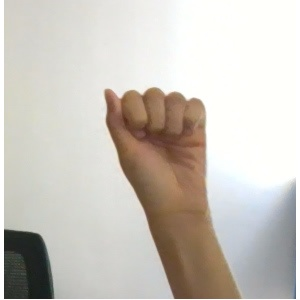
#> input picture data/0/157.jpg, 300 x 300 px; its folder holds only this picture in this run
$ python trial.py
#> lines starting #> are read from the running program, lines starting #| are printed output that depends on the picture
import os
import cv2
import matplotlib.pyplot as plt

# Path to your dataset
DATA_DIR = './data'

# ORB Feature extractor initialization
orb = cv2.ORB_create()

# Number of images to display per folder
num_images_to_display = 1

# Create a list to hold images for display
images_to_show = []

# Iterate through the specified folders (0, 1, 2)
for class_folder in ['0', '1', '2']:
    class_path = os.path.join(DATA_DIR, class_folder)

    # Counter to limit the number of images displayed
    count = 0

    # Iterate through each image in the class folder
    for img_file in os.listdir(class_path):
        img_path = os.path.join(class_path, img_file)
        img = cv2.imread(img_path, cv2.IMREAD_GRAYSCALE)
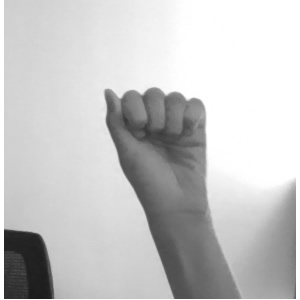
#> img: shape (300, 300); min 22, max 255, mean 199

        if img is None:
            continue

        # Extract keypoints and descriptors
        keypoints, descriptors = orb.detectAndCompute(img, None)
#> keypoints = 171 keypoints; strongest (x, y, size): (107, 92, 53.6), (107, 93, 92.6), (108, 91, 64.3), (119, 95, 77.1)

        # Draw keypoints on the image
        img_with_keypoints = cv2.drawKeypoints(img, keypoints, None, color=(0, 255, 0), flags=cv2.DRAW_MATCHES_FLAGS_DRAW_RICH_KEYPOINTS)
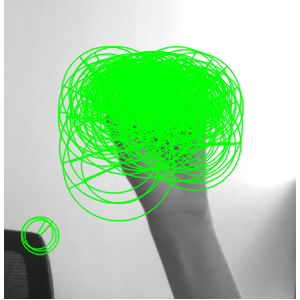
#> img_with_keypoints: shape (300, 300, 3); mean of channels 0, 1, 2 162.1, 211.8, 162.1; drawn as B, G, R

        # Append the image with keypoints to the list for display
        images_to_show.append((class_folder, img_with_keypoints))

        count += 1
        if count >= num_images_to_display:
            break  # Stop after displaying the specified number of images per folder
#> pass 2 of the loop `for class_folder in ['0', '1', '2']:`:
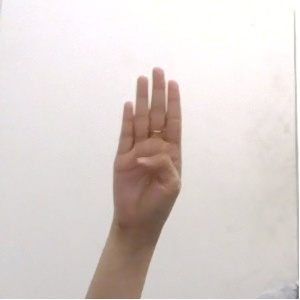
#> input picture data/1/120.jpg, 300 x 300 px
#> `img = cv2.imread(img_path, cv2.IMREAD_GRAYSCALE)`:
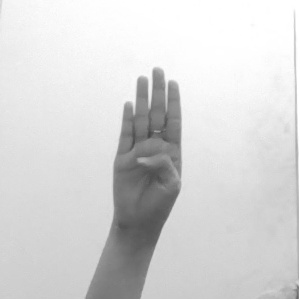
#> img: shape (300, 300); min 70, max 255, mean 214.1
#> keypoints = 114 keypoints; strongest (x, y, size): (142, 80, 77.1), (141, 79, 64.3), (156, 71, 64.3), (132, 100, 77.1)
#> `img_with_keypoints = cv2.drawKeypoints(img, keypoints, None, color=(0,..`:
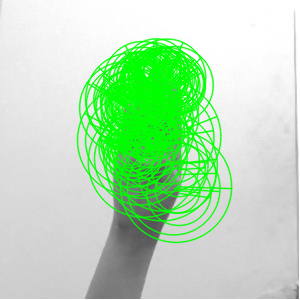
#> img_with_keypoints: shape (300, 300, 3); mean of channels 0, 1, 2 183.8, 224.2, 183.8; drawn as B, G, R
#> (the run stopped early here; a loop or call above may not have finished)
